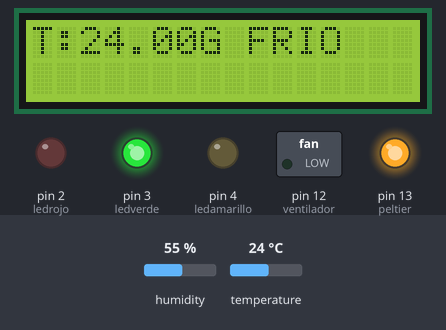
The sketch below on a simulated Arduino Uno, built with avr-gcc and run on an emulated ATmega328P. On the bench: 16×2 character LCD, switched loads named in the sketch (green lamp = pin HIGH), output pins drawn as LEDs (lit = HIGH). The test bench sets the inputs (shaded band); at power-on: temperature 24 °C, humidity 55 %.

Above: at 5.2 s.
5.3 s: temperature set to 26.4 °C
At 7.0 s:
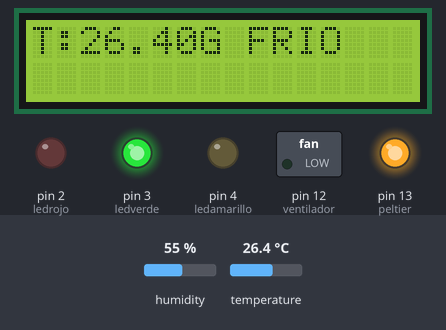
7.9 s: temperature set to 27.6 °C
At 9.4 s:
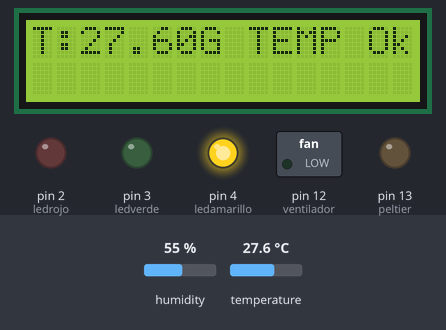
10.5 s: temperature set to 31.7 °C
At 13.0 s:
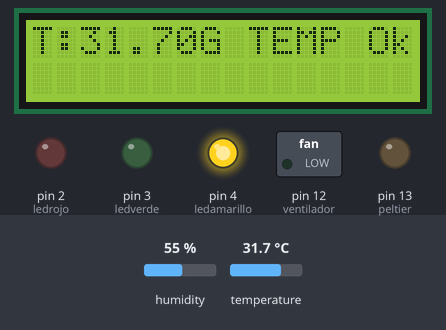
13.6 s: temperature set to 32.8 °C
At 15.4 s:
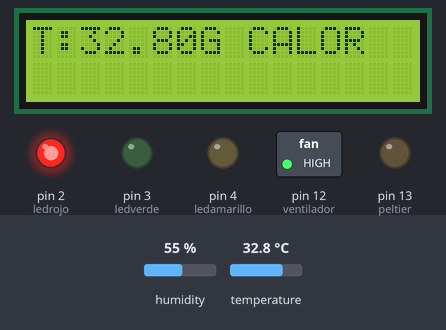
Timing chart, 0 to 16.9 s (numbered marks = the images above; inputs shaded):
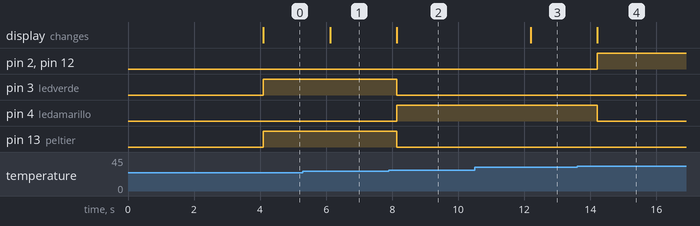

The sketch:

dht22-invernadero.ino
```cpp
#include <Wire.h>               // Libreria secundaria para hacer andar la pantalla LCD
#include <DHT.h>                // Libreria para pode utilizar el Sensor de Temperatura
#include <LiquidCrystal_I2C.h>  // Libreria central para utilizar la pantalla LCD
#define DHTTYPE DHT22           // declaro el sensor que voy a usar DHT 22  (AM2302), AM2321
// Declaración de variables  //
float h;                        // Variable del tipo float para almacenar la humedad ambiente
float t;                        // Variable del tipo float para almacenar la Temperatura ambiente
const int DHTPin = 7;           // variable del tipo entera para guardar el pin donde conecto el sensor DHT
int ledrojo=2;                  // variable del tipo entera para guardar el pin donde conecto el led rojo, que voy a usar para indicar que el invernadero esta muy caliente
int ledverde=3;                 // variable del tipo entera para guardar el pin donde conecto el led verde, que voy a usar para indicar que el invernadero esta muy frío
int ledamarillo=4;              // variable del tipo entera para guardar el pin donde conecto el led rojo, que voy a usar para indicar que el invernadero esta en la temperatura correcta
int peltier=13;                 // variable del tipo entera para guardar el pin donde conecto la celda de peltier para calentar el invernadero
int ventilador=12;              // variable del tipo entera para guardar el pin donde conecto el ventilador para enfriar el invernadero

LiquidCrystal_I2C lcd(0x27,16,2);  // Creo la pantalla e indico que la pantalla tiene 2 lineas y cada una 16 caracteres
DHT dht(DHTPin, DHTTYPE);          // genero el objeto DHT(el sensor) para poder tomar los datos de temperatura y humedad
void setup(){
     dht.begin();                  // Iniciar el sensor dht
     pinMode(ledrojo,OUTPUT);      // declaro el puerto como salida para manejar el led
     pinMode(ledamarillo,OUTPUT);  // declaro el puerto como salida para manejar el led
     pinMode(ledverde,OUTPUT);     // declaro el puerto como salida para manejar el led
     pinMode(peltier,OUTPUT);      // declaro el puerto como salida para poder prender o apagar la celda de peltier
     pinMode(ventilador,OUTPUT);   // declaro el puerto como salida para poder prender o apagar los ventiladores para poder enfriar el invernadero
     lcd.init();                   // inicializo la pantalla LCD
     lcd.backlight();              // Prendo la luz de la pantalla LCD
     lcd.setCursor(0,0);           // posiciono el cursor de escritura en el primer renglón y la primera posición
     lcd.print("  C.P.D.E.G");       // Imprimo en la pantalla las iniciales del colegio
     delay(4000);
}

void loop(){
     // RUTINA PARA MOSTAR Y COMPARAR LA TEMPERATURA
     lcd.clear();                   // Limpio siempre la pantalla
     t =dht.readTemperature();      // en la variable t guardo la temperatura del ambiente
     lcd.setCursor(0,0);            // posiciono el cursor en el primier renglon y primera posición
     lcd.print("T:");               // imprimo en la LCD la T para hacer referencia TEMPERATURA
     lcd.print(t);                  // imprimo la temperatura que se guardo en la variable t
     lcd.print("G");                // imprimo G para hacer referencia a GRADOS, la LCD no puede imprimir de manera nativa °
     lcd.setCursor(9,0);            // posiciono el cursor en la posición 9 y primer renglon para escrivir el estado de la temperatura en el invernadero
     digitalWrite(ledverde, LOW);   // apago el led verde
     digitalWrite(ledrojo, LOW);    // apago el led rojo
     digitalWrite(ledamarillo,LOW); // apago el led amarillo

     //muestra en la pantalla un mensaje dependiendo la temperatura que detecta el DHT22
     if (t < 27){
        lcd.print("FRIO");             // imprimo que el invernadero está frío
        digitalWrite(ledverde, HIGH);  // prendo el led verde
        digitalWrite(peltier, HIGH);   // el invernadero está frio, prendo la celda de peltier
        digitalWrite(ventilador, LOW); // apago el ventilador
       }
     if (t >=27&&t<=32){

        lcd.print("TEMP Ok");            // imprimo que el invernadero está a temperatura optima
        digitalWrite(ledamarillo, HIGH); // prendo el led amarillo
        digitalWrite(peltier, LOW);      // el invernadero está en temp ok no prendo la celda
        digitalWrite(ventilador, LOW);   // el invernadero está en temp ok no prendo el ventilador
   }
   if (t >32){
      lcd.print("CALOR");              // imprimo que el invernadero está caliente
      digitalWrite(ledrojo, HIGH);     // prendo el led rojo
      digitalWrite(peltier, LOW);      // el invernadero está muy caliente apago la celda de peltier
      digitalWrite(ventilador, HIGH);  // el invernadero está muy caliente prendo los ventiladores para enfriarlo
   }

  delay(2000);
}
/* este simulador no cuenta con transistores, celdas de peltier y ventiladores.
   por eso resuelvo el tema con un diodo led celeste para el ventilador y con un led
   blanco para la celda de peltier, en el momento de armar el circuito hay que reemplazarlos por el
   componente real, en cuanto al programa queda igual.
*/   
```

Measured:
- the behaviour switches between 26.9 and 27 °C on temperature (found by bisection; images 1 and 2)
- the behaviour switches between 32 and 32.1 °C on temperature (found by bisection; images 3 and 4)
- after the input at 5.3 s, the display: changes after 0.82 s (image 1)
- after the input at 7.9 s, pin 3 (ledverde), pin 13 (peltier): HIGH → LOW after 0.24 s; pin 4 (ledamarillo): LOW → HIGH after 0.24 s; the display: changes after 0.24 s (image 2)
- after the input at 10.5 s, the display: changes after 1.7 s (image 3)
- after the input at 13.6 s, pin 2 (ledrojo), pin 12 (ventilador): LOW → HIGH after 0.61 s; pin 4 (ledamarillo): HIGH → LOW after 0.61 s; the display: changes after 0.61 s (image 4)
